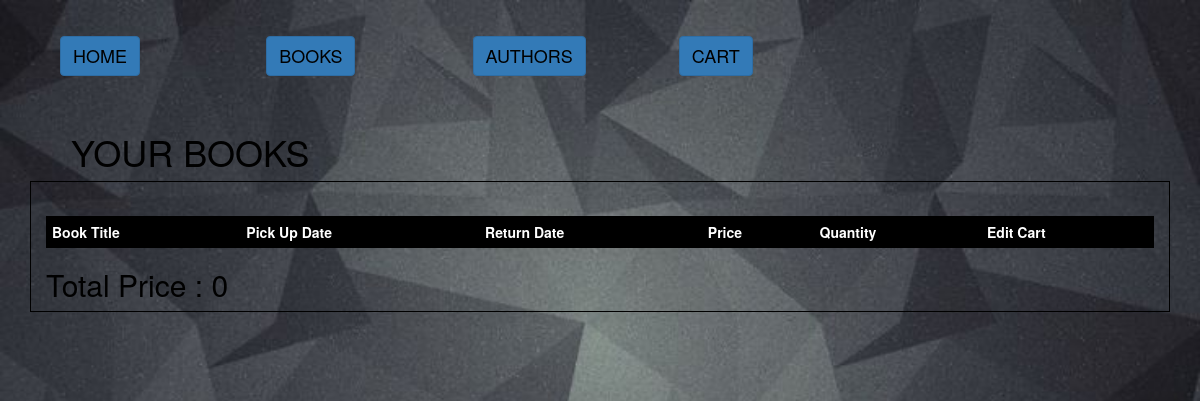
The page /cart/cartview/ (signed in) on the database as committed earlier.
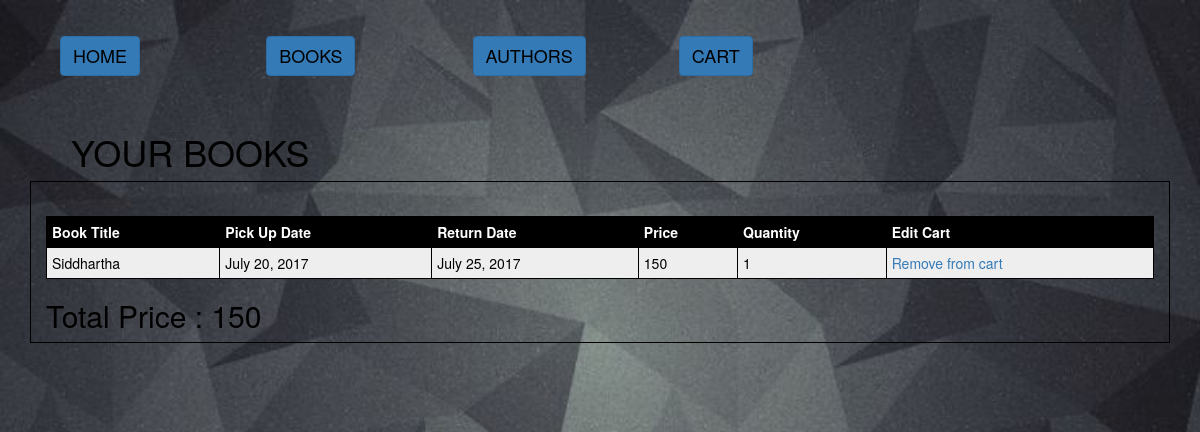
The same page on the database as committed later.
### cart/models.py (models this page shows)
class Cart(models.Model):
    book = models.ForeignKey('books.Book', on_delete=models.SET_NULL, null=True,)
    user = models.ForeignKey(User, on_delete=models.CASCADE, null=True,)
    order = models.ForeignKey('books.Order', on_delete=models.CASCADE, null=True, blank=True)
    quantity = models.IntegerField(help_text="Enter number of Copies" ,null=True, blank=True)
    issue_date = models.DateField(null=True, blank=True)
    return_date = models.DateField(null=True, blank=True)
    total_price = models.IntegerField(null=True, blank=True)

### books/models.py (models this page shows, shortened)
class Book(models.Model):
    title = models.CharField(max_length=200)
    author = models.ForeignKey('Author', on_delete=models.SET_NULL, null=True)
    isbn = models.CharField(
        'ISBN',
        max_length=13,
        help_text='13 Character <a href="https://www.isbn-international.org/content/what-isbn">ISBN number</a>',
        default=True
    )
    summary = models.TextField(max_length=10000, null=True, blank =True, help_text="Enter a brief description of the book")
    genre = models.ManyToManyField(Genre, help_text="Select a genre for this book")
    price = models.IntegerField(null=True, help_text="Enter Daily rental Price")
    count = models.IntegerField(null=True, help_text="Enter number of Copies")
    imprint = models.CharField(max_length=200, blank=True, null=True)
    LOAN_STATUS = (
        ('n', 'Not Available'),
        ('a', 'Available'),
    )
    status = models.CharField(max_length=1, choices=LOAN_STATUS, blank=True, default='d', help_text='Book availability')
    figure = models.ImageField(upload_to='images/',
                               blank=True,
                               null=True,
                               verbose_name=("Figure"))

### cart/views.py (the view)
@login_required
def view_cart(request):
    cart = Cart.objects.filter(user=request.user.id)
    total_amount=0
    for item in cart:
        total_amount= total_amount + item.total_price
    total_money = total_amount*100
    return render(request, "cart/cart_detail.html", {'product':cart, 'total_amount': total_amount, 'total_money': total_money, })

### cart/templates/cart/cart_detail.html (shortened to what this page needs)
{% extends "books/base.html" %}
{% block content %}
<div style="color: black; margin-left: 7%">
  <h1>YOUR BOOKS</h1>
</div>
<div class="container" style="color:black">
  <div class="col-md-12" style="    border: 1px solid;">
    <table style="width:100% ; margin-top: 3%">
      <tr>
        <th>Book Title</th>
        <th>Pick Up Date</th>
        <th>Return Date</th>
        <th>Price</th>
        <th>Quantity</th>
        <th>Edit Cart</th>
      </tr>
      {% for items in product %}
        <tr>
          <td>{{ items.book.title }}</td>
          <td>{{ items.issue_date }}</td>
          <td>{{ items.return_date }}</td>
          <td>{{ items.total_price }}</td>
          <td>{{ items.quantity }}</td>
          <td><a href="/cart/deletecart/{{items.id}}">Remove from cart</a></td>
        </tr>
       {% endfor %}
    </table>
    <div style="color: black">
      <h2> Total Price : {{total_amount}} </h2>
    </div>
  </div>
</div>
{% endblock %}

Rows that differ between the two databases and show on the page:
added Cart: book "Siddhartha", issue_date "July 20, 2017", return_date "July 25, 2017", total_price "150", quantity "1"
Other text that changed with them:
{{ total_amount }}: "0" → "150"
